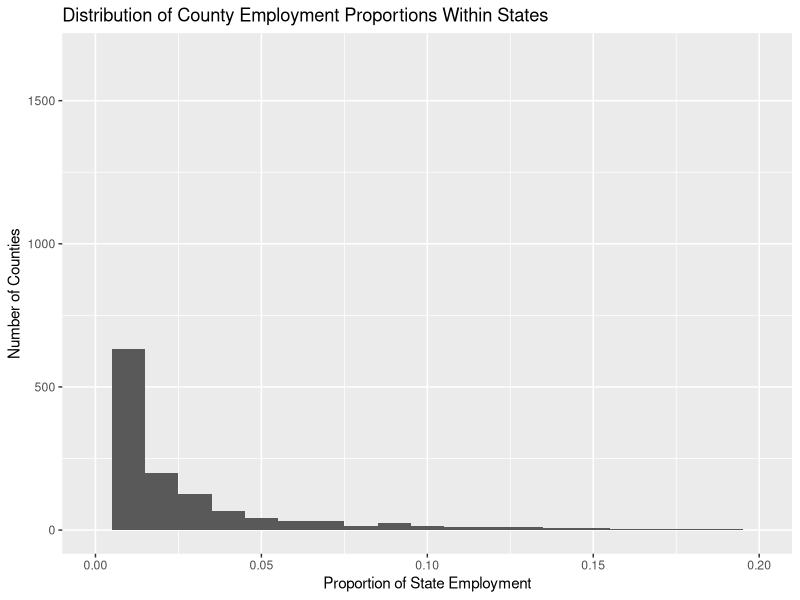
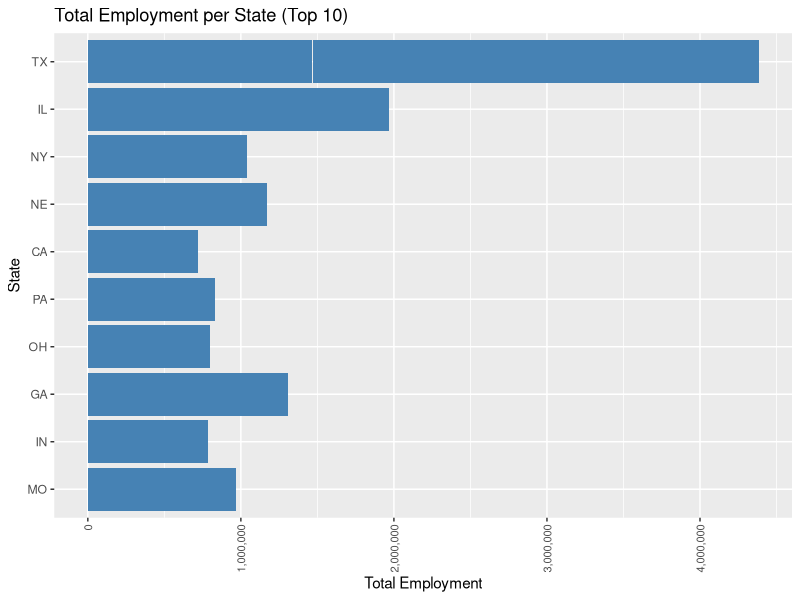

Write the R code that produced these figures, in order.
## ---- chunk 1
#| label: setup
#| warning: false
#| message: false

library(tidyverse)
library(ggplot2)
library(readxl)
library(scales)


knitr::opts_chunk$set(echo = TRUE, warning=FALSE, message=FALSE)
## ---- chunk 2
# Read the file, skipping the first 3 rows and specifying column names, then remove all columns that are completely empty, then replace NA values in the "COUNTY" column with "/" when "STATE" contains "Total"
data_clean <- read_excel("_data/StateCounty2012.xls", skip = 3) %>%
  select_if(~!all(is.na(.))) %>%
  mutate(COUNTY = ifelse(is.na(COUNTY) & grepl("Total", STATE), "/", COUNTY))

# Print out the first few lines of the cleaned data
head(data_clean,100)

# Identify the rows where "STATE" is "CANADA" and replace NA values in "COUNTY" with "Canada", then remove empty rows above the "CANADA" row
data_clean <- data_clean %>%
  mutate(COUNTY = replace(COUNTY, STATE == "CANADA", "Canada")) %>%
  slice(1:(nrow(.)-4))

# Print out the last few lines of the cleaned data to check
tail(data_clean,100)

# Remove the row before the "CANADA" row
data_clean <- data_clean %>%
  slice(-which(.$STATE == "CANADA") + 1)

# Print out the last few lines of the cleaned data to check
tail(data_clean,100)
str(data_clean)
## ---- chunk 3
# Calculate total employment by state
data_clean <- data_clean %>% 
  group_by(STATE) %>% 
  mutate(total_state_employment = sum(TOTAL, na.rm = TRUE))

# Convert state variable into factor
data_clean$STATE <- as.factor(data_clean$STATE)

# Changing county names to title case
data_clean$COUNTY <- str_to_title(data_clean$COUNTY)

# Checking the structure of our data frame after mutations
head(data_clean)
## ---- chunk 4
# Create a dataset for total state employment
state_totals <- data_clean %>%
  group_by(STATE) %>%
  summarise(total_state_employment = sum(TOTAL, na.rm = TRUE))

# Create a dataset for county-specific counts
county_counts <- data_clean %>%
  select(STATE, COUNTY, TOTAL)

# Join the state and county datasets
joined_data <- left_join(county_counts, state_totals, by = "STATE")

# Print the first few rows of the joined data
head(joined_data)

# Check the structure of the joined data
str(joined_data)


## ---- chunk 5
# Calculate the proportion of employment for each county within its state
joined_data <- joined_data %>%
  mutate(employment_prop = TOTAL / total_state_employment)

# Print the first few rows of the new dataset
head(joined_data)

# Plot the distribution of employment proportions
ggplot(joined_data, aes(x = employment_prop)) +
  geom_histogram(binwidth = 0.01) +
  xlim(c(0, 0.2)) +
  labs(title = "Distribution of County Employment Proportions Within States",
       x = "Proportion of State Employment",
       y = "Number of Counties")


## ---- chunk 6
# Subset to include only the top 10 states with the highest total employment
top_states <- joined_data %>%
  group_by(STATE) %>%
  summarise(total_state_employment = sum(total_state_employment)) %>%
  arrange(desc(total_state_employment)) %>%
  slice(1:10)

# Filter the original data to include only the top states
filtered_data <- joined_data %>% 
  filter(STATE %in% top_states$STATE)

# Plotting the total state employment for the top 10 states
ggplot(filtered_data, aes(x = reorder(STATE, total_state_employment), y = total_state_employment)) +
  geom_bar(stat = "identity", fill = "steelblue") +
  scale_y_continuous(labels = comma) +  # Use comma formatting for the y axis
  coord_flip() +
  theme(axis.text.x = element_text(angle = 90, hjust = 1, vjust = 0.5, size = 8)) +
  labs(title = "Total Employment per State (Top 10)",
       x = "State",
       y = "Total Employment")
